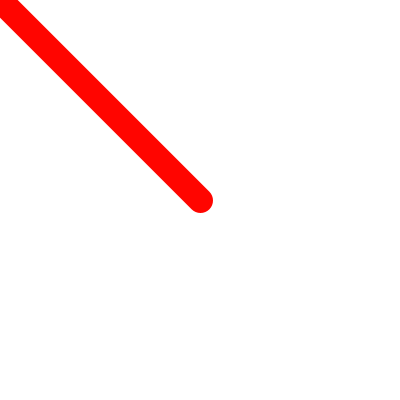
Frame 1 (no input)
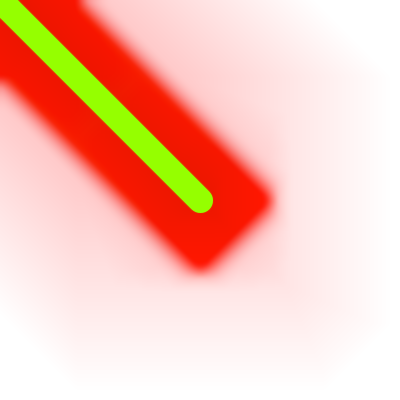
Frame 60 (the mouse pressed at the canvas centre just before this capture)
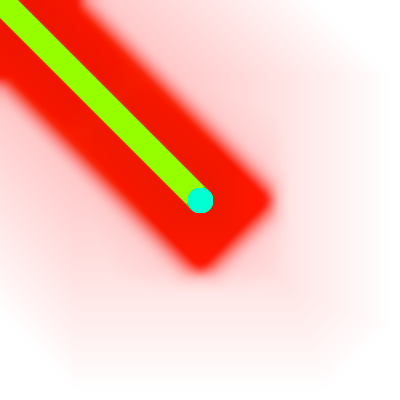
Frame 120 (the mouse held since frame 60 and released just before this capture)

The Processing sketch that drew these frames (run headless with seeded random() and noise(); from frame 60 on, the mouse is pressed at the canvas centre):

// Processing sketch: processing_45769
// ── processing_45769.pde

 // A to th e S to the H           
  void setup() {
  size(400,400);
  smooth();
  background(255);
  colorMode(HSB);
}
  
void draw() {
  filter(ERODE);
    
  if (mousePressed) {
    filter(DILATE);
  } else {
    filter(BLUR);
  }
    
  stroke(frameCount % 255, 255, 255);
  strokeWeight(25);
  line(200, 200, mouseX, mouseY);  
}
void keyPressed()
{
  if(key == 'w' || key == 'W')
      background(255);
  if(key == 'b'|| key == 'B')
      background(0);
  if(key == ' ')
  strokeWeight(2);
  ellipse(200, 200, mouseX, mouseY);
  fill(frameCount % 150, 255, 150);
} 

                                                                                                                                    
